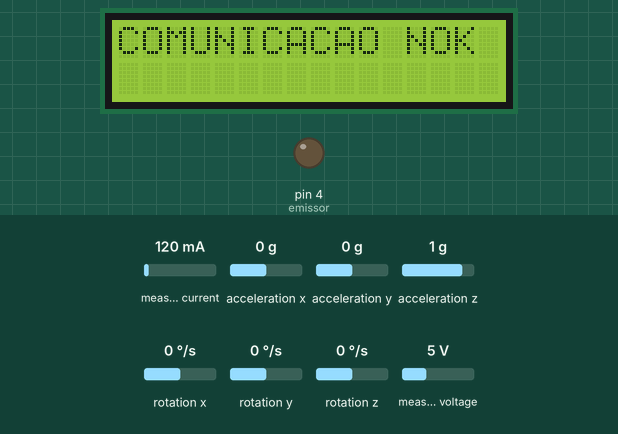
A sketch run on a simulated Arduino Uno, built with avr-gcc and run on an emulated ATmega328P. On the bench: 16×2 character LCD, output pins drawn as LEDs (lit = HIGH). Wiring (inferred from the names in the program): MPU-6050 motion sensor at I2C address 0x68. The inputs (shaded band) are chosen by the test bench; at power-on: acceleration x 0 g, rotation y 0 °/s, measured voltage 5 V, measured current 120 mA, acceleration y 0 g, acceleration z 1 g, rotation x 0 °/s, rotation z 0 °/s. What the sketch prints to the serial monitor is not drawn.

Above: at 3.7 s.
3.8 s: acceleration x set to -1.4 g
At 5.58 s:
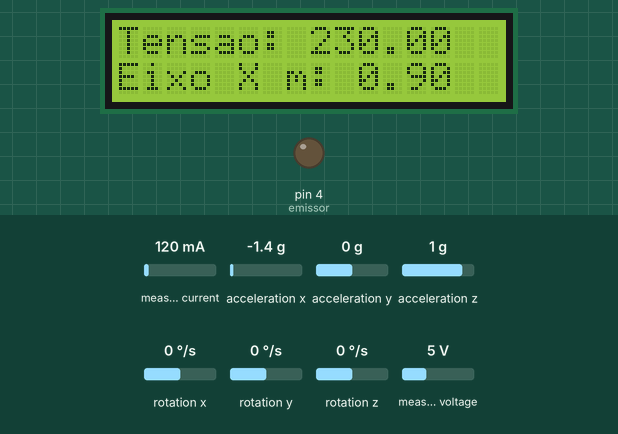
6.8 s: rotation y set to -192 °/s
At 7.51 s:
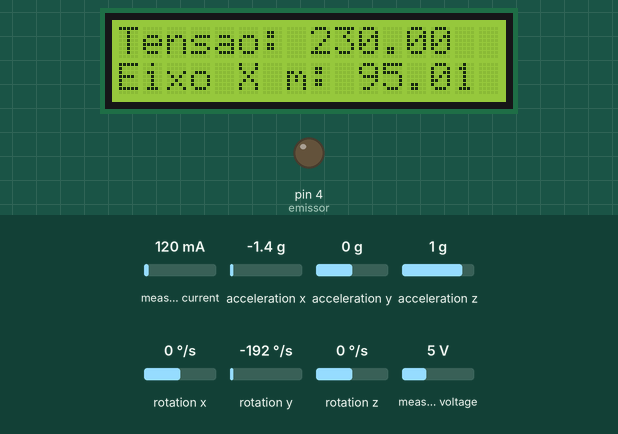
9.2 s: measured voltage set to 0.3 V
At 9.44 s:
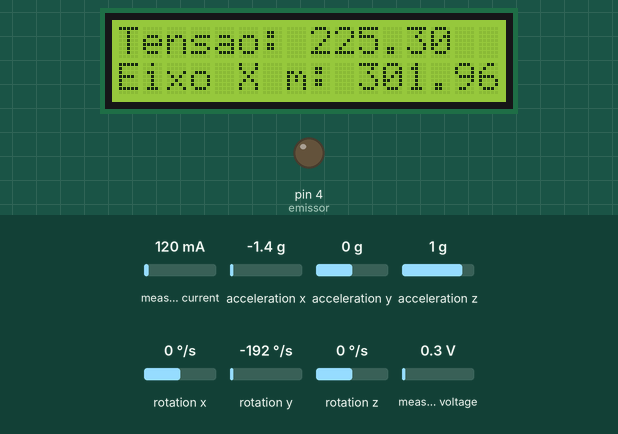
11.1 s: acceleration x set to -0.8 g
At 12.16 s:
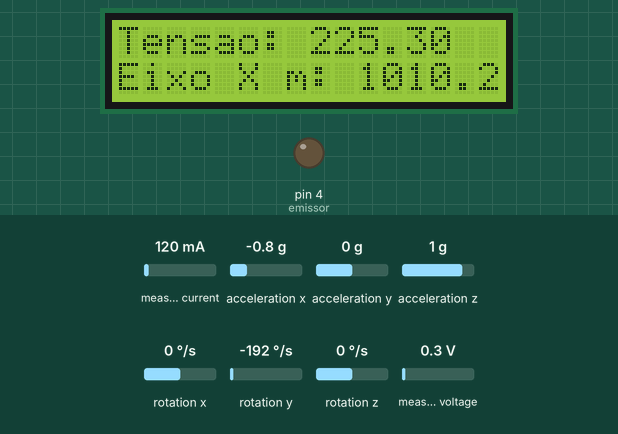
Timing chart, 0 to 14.1 s (numbered marks = the images above; inputs shaded):
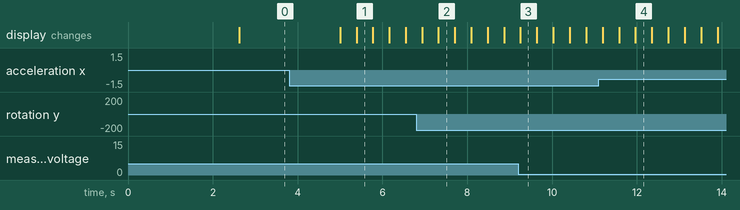

Measured:
- after the input at 3.8 s, the display: first differs from a run without the input after 1.6 s (image 1)

The sketch:

Projeto_TCC2.ino
```cpp
// *****---André Soares Diniz---*****//
//
//Inclui as bibliotecas necessarias
//
#include <EmonLib.h>             //ler corrente e tensao
#include <Wire.h>                //comunicação I2C com o MPU6050
#include <LiquidCrystal_I2C.h>   //Indicação no display

// Configura as Bibliotecas
LiquidCrystal_I2C lcd(0x27, 2, 1, 0, 4, 5, 6, 7, 3, POSITIVE);
EnergyMonitor emon1; // Cria instancia de medição corrente e tensao.
//
// Configura Botoes e variaveis
//
int button = 12; //define botao para inciar processo de medição da velocidade'
const int emissor = 4;
const int receptor = 5;
unsigned long timer_display = 0;

// Realizando as definiçoes de variaveis

// ----- Variáveis globais -----
// Variavel para armazenar o tempo entre cada amostra
float accX;
float accY;
float accZ;
float auxX;
float auxY;
float auxZ;
float gX;
float gY;
float gZ;
float ta;
float tp = 0;
float sx;
float sy;
float sz;
float s0x = 0;
float s0y = 0;
float s0z = 0;
float troca;
float thetax = 0;
float thetay = 0;
float thetaz = 0;
int i, in, start;
float vel;
float massa;
float cmMsec;
float s0xv[0];
float s0xmedio;

unsigned long ttotal = 0;
unsigned long tf = 0;
unsigned long t_amostra = 0;
unsigned long  t_display = 0;


static float media = 0.0;
static int indice = 1;
bool comunicacao;
String Status;

// Variaveis para verificar se o objeto está parado
unsigned long t_parado = 0;
unsigned long t = 0;
bool parado = false;
// Variavel para guardar a distancia deslocada
float dist = 0;
//Inicializa o sensor nos pinos definidos acima

#define MPU6050_INT_STATUS         0x3A   // R
#define MPU6050_ACCEL_XOUT_H       0x3B   // R
#define MPU6050_ACCEL_XOUT_L       0x3C   // R
#define MPU6050_ACCEL_YOUT_H       0x3D   // R
#define MPU6050_ACCEL_YOUT_L       0x3E   // R
#define MPU6050_ACCEL_ZOUT_H       0x3F   // R
#define MPU6050_ACCEL_ZOUT_L       0x40   // R
#define MPU6050_TEMP_OUT_H         0x41   // R
#define MPU6050_TEMP_OUT_L         0x42   // R
#define MPU6050_GYRO_XOUT_H        0x43   // R
#define MPU6050_GYRO_XOUT_L        0x44   // R
#define MPU6050_GYRO_YOUT_H        0x45   // R
#define MPU6050_GYRO_YOUT_L        0x46   // R
#define MPU6050_GYRO_ZOUT_H        0x47   // R
#define MPU6050_GYRO_ZOUT_L        0x48   // R

#define MPU6050_PWR_MGMT_1         0x6B   // R/W
#define MPU6050_WHO_AM_I           0x75   // R
#define MPU6050_I2C_ADDRESS 0x68
#define STOP_OFFSET  900

typedef union accel_t_gyro_union
{
  struct
  {
    uint8_t x_accel_h;
    uint8_t x_accel_l;
    uint8_t y_accel_h;
    uint8_t y_accel_l;
    uint8_t z_accel_h;
    uint8_t z_accel_l;
    uint8_t t_h;
    uint8_t t_l;
    uint8_t x_gyro_h;
    uint8_t x_gyro_l;
    uint8_t y_gyro_h;
    uint8_t y_gyro_l;
    uint8_t z_gyro_h;
    uint8_t z_gyro_l;
  } reg;
  struct
  {
    int16_t x_accel;
    int16_t y_accel;
    int16_t z_accel;
    int16_t temperature;
    int16_t x_gyro;
    int16_t y_gyro;
    int16_t z_gyro;
  } value;
};

void setup() {
  lcd.begin (16, 2);            // Inicia Display.
  Wire.begin();                 // Inicializa comunicação do I2C.

  pinMode(button, INPUT);       // Define botao para inicializar.
  pinMode(emissor, OUTPUT);
  pinMode(receptor, INPUT);


  int error;
  uint8_t c;
  in = 0;

  error = MPU6050_read (MPU6050_WHO_AM_I, &c, 1);
  MPU6050_write_reg (MPU6050_PWR_MGMT_1, 0);

  t_amostra = micros();

  // Inicia o Display e a Balança
  lcd.clear();
  lcd.setCursor(0, 0);
  lcd.print(" INICIALIZANDO!");
  lcd.setCursor(0, 1);
  lcd.print("BALANCA DE WATT!");
  Serial.begin(9600);           // Inicializa a porta serial.
  emon1.voltage(0, 272, 1.7);// Configura a instancia: pino, valor de calibração, fase da tensão
  emon1.current(1, 111.1); //Configura a instancia: pino, valor de calibração
  delay(2500);

}

void loop() {
  in = 0;
  // lê a comunicação doPython
  int Sts = Serial.read();
  delay(5);
  if (Sts == 79) {
    lcd.clear();
    lcd.setCursor(0, 0);
    lcd.print("COMUNICACAO OK");
    comunicacao = 1;
    delay(1000);
  }
  else {
    lcd.clear();
    lcd.setCursor(0, 0);
    lcd.print("COMUNICACAO NOK");
    Serial.println("Comunicação com O Python NOK!");
    comunicacao = 0;
    delay(2000);
  }

  while (true) {

    float aux_ac = float(accX);
    int error;
    double dT;
    double Irms = emon1.calcIrms(1480);
    accel_t_gyro_union accel_t_gyro;
    error = MPU6050_read (MPU6050_ACCEL_XOUT_H, (uint8_t *) &accel_t_gyro, sizeof(accel_t_gyro));

    uint8_t swap;

#define SWAP(x,y) swap = x; x = y; y = swap

    SWAP (accel_t_gyro.reg.x_accel_h, accel_t_gyro.reg.x_accel_l);
    SWAP (accel_t_gyro.reg.y_accel_h, accel_t_gyro.reg.y_accel_l);
    SWAP (accel_t_gyro.reg.z_accel_h, accel_t_gyro.reg.z_accel_l);
    SWAP (accel_t_gyro.reg.t_h, accel_t_gyro.reg.t_l);
    SWAP (accel_t_gyro.reg.x_gyro_h, accel_t_gyro.reg.x_gyro_l);
    SWAP (accel_t_gyro.reg.y_gyro_h, accel_t_gyro.reg.y_gyro_l);
    SWAP (accel_t_gyro.reg.z_gyro_h, accel_t_gyro.reg.z_gyro_l);

    accX = (accel_t_gyro.value.x_accel);
    accY = (accel_t_gyro.value.y_accel);
    accZ = (accel_t_gyro.value.z_accel);

    dT = ((double)accel_t_gyro.value.temperature + 12412.0) / 340.0;
    accX = accX / 16384;
    if (accX >= 1)
    {
      accX = 1;
    }
    if (accX <= -1)
    {
      accX = -1;
    }
    accX = asin(accX) * 180 / 3.1415;
    accY = accY / 16384;
    if (accY >= 1)
    {
      accY = 1;
    }
    if (accY <= -1)
    {
      accY = -1;
    }
    accY = asin(accY) * 180 / 3.1415;
    accZ = accZ / 16384;
    if (accZ >= 1)
    {
      accZ = 1;
    }
    if (accZ <= -1)
    {
      accZ = -1;
    }
    accZ = asin(accZ) * 180 / 3.1415;

    troca = accX;
    accX = accY;
    accY = troca;

    gX = (accel_t_gyro.value.x_gyro);
    gY = (accel_t_gyro.value.y_gyro);
    gZ = (accel_t_gyro.value.z_gyro);

    // Passa para graus/seg
    gX = gX * 0.00875;
    gY = gY * 0.00875;
    gZ = gZ * 0.00875;

    // Integração de X
    ta = millis() * 0.001 - tp;
    tp = millis() * 0.001;
    sx = gX * ta + thetax; // thetax foi realimentado aqui para funcionar o filtro!!!!!!!!!
    s0x = sx;
    sy = gY * ta + thetay;
    s0y = sy;
    sz = gZ * ta + thetaz;
    s0z = sz;

    thetax = 0.98 * sx + (1 - 0.98) * accX;
    thetay = 0.98 * sy + (1 - 0.98) * accY;
    thetaz = 0.98 * sz + (1 - 0.98) * accZ;

    s0xv[in] =  s0x;

    //Serial.println(s0xv[in]);

    // Calculo da tensao

    emon1.calcVI(17, 2000);
    float tensao = emon1.Vrms;

    /*    // Calcula a distancia e a velocidade

        // establish variables for duration of the ping,
        // and the distance result in inches and centimeters:
        long duration, inches, cm;

        // The PING))) is triggered by a HIGH pulse of 2 or more microseconds.
        // Give a short LOW pulse beforehand to ensure a clean HIGH pulse:
        digitalWrite(emissor, LOW);
        delayMicroseconds(2);
        digitalWrite(emissor, HIGH);
        delayMicroseconds(5);
        digitalWrite(emissor, LOW);


        //o receptor faz a leitura do estado do pino e se retorna HIGH ele informa
        duration = pulseIn(receptor, HIGH);

        // converte a distância
        cm = microsecondsToCentimeters(duration);
        //Serial.print(cm);
        //Serial.print(" cm,");

        // Calculo da massa
        ttotal = tf - t;
        vel = cmMsec / 100 / t;
        massa = Irms * tensao / (9.81 * vel);*/

    float med = mediaMovel(s0y);

    // Envia valores para a Serial e para o LCD
    if (comunicacao == 1) {
      Serial.print("Eixo X:");
      Serial.print("; ");
      Serial.print(s0x, 2);
      Serial.print(";");
      Serial.print("Eixo y:; ");
      Serial.print(s0y, 2);
      Serial.print("; ");
      Serial.print("Eixo Z:; ");
      Serial.print(s0z, 2);
      Serial.print("; ");
      Serial.print("Tensão:; ");
      Serial.print(tensao);
      Serial.print("; ");
      Serial.print("Corrente:; ");
      Serial.print(Irms);
      Serial.print("; ");
      Serial.print("Temperatura:; ");
      Serial.print(abs(dT), 2);
      Serial.print("; ");
      Serial.print("Giro X:; ");
      Serial.print(gX, 2);
      Serial.print("; ");
      Serial.print("Giro Y:; ");
      Serial.print(gY, 2);
      Serial.print("; ");
      Serial.print(" ");
      Serial.print("Giro Z:; ");
      Serial.print(gZ, 2);
      Serial.print("; ");/*
    Serial.print(vel);
    Serial.print(" ");
*/
      Serial.println(F(""));
    }


    lcd.clear();
    lcd.setCursor(0, 0);
    // lcd.print("Eixo X: ");
    // lcd.print(s0x);
    lcd.print("Tensao: ");
    lcd.setCursor(8, 0);
    lcd.print(tensao);
    lcd.setCursor(0, 1);
    lcd.print("Eixo X m: ");
    lcd.setCursor(10, 1);
    lcd.print(abs(med), 2);

    delay(0);
  }
}

// Calculo da media movel

float mediaMovel(float xis) {
  static float media = 0.0;
  static int indice = 1;

  if (indice == 0 || indice == 7) {
    indice = 1;
    media = 0.0;
  }

  media = media + (xis - media) / indice++;

  return media;
}

int MPU6050_read(int start, uint8_t *buffer, int size)
{
  int i, n, error;

  Wire.beginTransmission(MPU6050_I2C_ADDRESS);
  n = Wire.write(start);
  if (n != 1)
    return (-10);

  n = Wire.endTransmission(false);    // hold the I2C-bus
  if (n != 0)
    return (n);

  // Third parameter is true: relase I2C-bus after data is read.
  Wire.requestFrom(MPU6050_I2C_ADDRESS, size, true);
  i = 0;
  while (Wire.available() && i < size)
  {
    buffer[i++] = Wire.read();
  }
  if ( i != size)
    return (-11);

  return (0);  // return : no error
}

int MPU6050_write(int start, const uint8_t *pData, int size)
{
  int n, error;

  Wire.beginTransmission(MPU6050_I2C_ADDRESS);
  n = Wire.write(start);        // write the start address
  if (n != 1)
    return (-20);

  n = Wire.write(pData, size);  // write data bytes
  if (n != size)
    return (-21);

  error = Wire.endTransmission(true); // release the I2C-bus
  if (error != 0)
    return (error);

  return (0);         // return : no error
}


int MPU6050_write_reg(int reg, uint8_t data)
{
  int error;

  error = MPU6050_write(reg, &data, 1);

  return (error);
}

long microsecondsToCentimeters(long microseconds)
{
  // The speed of sound is 340 m/s or 29 microseconds per centimeter.
  // The ping travels out and back, so to find the distance of the
  // object we take half of the distance travelled.
  return microseconds / 29 / 2;
}
```
